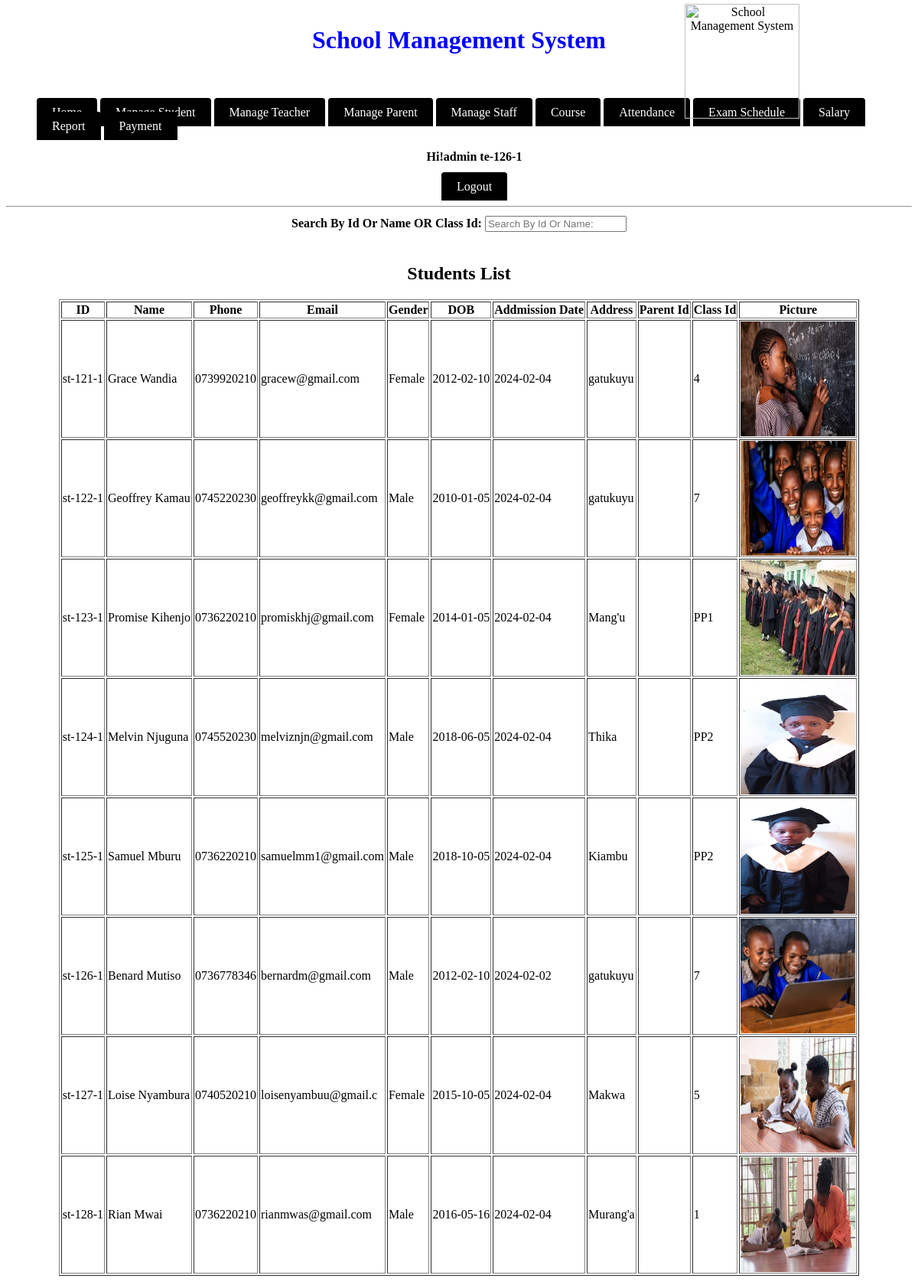
The page /module/teacher/viewStudent.php (signed in) on the database its author committed.
### tables this page shows
CREATE TABLE `students` (
  `id` varchar(20) NOT NULL,
  `name` varchar(20) NOT NULL,
  `password` varchar(20) NOT NULL,
  `phone` varchar(13) NOT NULL,
  `email` varchar(20) NOT NULL,
  `sex` varchar(7) NOT NULL,
  `dob` date NOT NULL,
  `addmissiondate` date NOT NULL,
  `address` varchar(50) NOT NULL,
  `parentid` varchar(20) NOT NULL,
  `classid` varchar(20) NOT NULL
);

### module/teacher/main.php (called while the page is built, shortened)
<?php
include_once('../../service/mysqlcon.php');
$check = $_SESSION['login_id'];
$conn = new mysqli($host, $username, $password, $db_name);
$result = $conn->query("SELECT name FROM teachers WHERE id='$check'");
if ($result->num_rows > 0) {
    $row = $result->fetch_assoc();
    $login_session = $loged_user_name = $row['name'];
} else {
    header("Location: ../../");
    exit();
}
?>

### module/teacher/viewStudent.php (the view, shortened to what this page needs)
<?php
include_once('main.php');
$sql = "SELECT * FROM students;";
$res= mysql_query($sql);
$string = "";
$images_dir = "../images/";
while($row = mysql_fetch_array($res)){
    $picname = $row['id'];
    $string .= '<tr><td>'.$row['id'].'</td><td>'.$row['name'].
    '</td><td>'.$row['phone'].'</td><td>'.$row['email'].
    '</td><td>'.$row['sex'].'</td><td>'.$row['dob'].
    '</td><td>'.$row['addmissiondate'].'</td><td>'.$row['address'].
    '</td><td>'.$row['parrentid'].'</td><td>'.$row['classid'].
    "</td><td><img src='".$images_dir.$picname.".jpg' alt='$picname' width='150' height='150'>".'</td></tr>';
}
?>
<html>
    <head>
		    <link rel="stylesheet" type="text/css" href="../../source/CSS/style.css">
		</head>
    <body>
			  <div class="header"><h1>School Management System</h1></div>
			  <div class="divtopcorner">
				    <img src="../../source/logo.jpg" height="150" width="150" alt="School Management System"/>
				</div>
			<br/><br/>
				<ul>
				    <li class="manulist">
						    <a class ="menulista" href="index.php">Home</a>
								<a class ="menulista" href="manageStudent.php">Manage Student</a>
								<a class ="menulista" href="index.php">Manage Teacher</a>
								<a class ="menulista" href="index.php">Manage Parent</a>
								<a class ="menulista" href="index.php">Manage Staff</a>
								<a class ="menulista" href="index.php">Course</a>
								<a class ="menulista" href="index.php">Attendance</a>
								<a class ="menulista" href="index.php">Exam Schedule</a>
								<a class ="menulista" href="index.php">Salary</a>
								<a class ="menulista" href="index.php">Report</a>
								<a class ="menulista" href="index.php">Payment</a>
								<div align="center">
								<h4>Hi!admin <?php echo $check." ";?></h4>
								<a class ="menulista" href="logout.php" onmouseover="changemouseover(this);" onmouseout="changemouseout(this,'<?php echo ucfirst($loged_user_name);?>');"><?php echo "Logout";?></a>
						</div>
								</li>
				</ul>
			  <hr/>
        <center>
            <table>
                <tr>
                    <td><b>Search By Id Or Name OR Class Id: </b></td>
                    <td><input type="text" name="searchId" placeholder="Search By Id Or Name:" onkeyup="getStudent(this.value);"></td>
                </tr>
            </table>
        </center>
        <br/>
        <center><h2>Students List</h2></center>
        <center>
            <table border="1" id='studentList'>
                <tr>
                    <th>ID</th>
                    <th>Name</th>
                    <th>Phone</th>
                    <th>Email</th>
                    <th>Gender</th>
                    <th>DOB</th>
                    <th>Addmission Date</th>
                    <th>Address</th>
                    <th>Parent Id</th>
                    <th>Class Id</th>
                    <th>Picture</th>
                </tr>
                <?php echo $string;?>
            </table>
        </center>
		</body>
</html>

### source/CSS/style.css (style rules this page uses)
.header h1 { color: blue; padding-bottom: 10px; margin-bottom: 0px; }
.divtopcorner { position:absolute; top:0px; right: 150px; color:black; text-align:center; padding:5px; }
.header { color:black; text-align:center; padding:5px; }
.manulist { display:inline; left:100px; }
.menulista { background-color: black; color: white; padding: 10px 20px; text-decoration: none; border-radius: 4px 4px 0 0; }

### rows shown on the page
students: id "st-121-1", name "Grace Wandia", phone "0739920210", email "gracew@gmail.com", sex "Female", dob "2012-02-10", addmissiondate "2024-02-04", address "gatukuyu", classid "4", id (picture)
students: id "st-122-1", name "Geoffrey Kamau", phone "0745220230", email "geoffreykk@gmail.com", sex "Male", dob "2010-01-05", addmissiondate "2024-02-04", address "gatukuyu", classid "7", id (picture)
students: id "st-123-1", name "Promise Kihenjo", phone "0736220210", email "promiskhj@gmail.com", sex "Female", dob "2014-01-05", addmissiondate "2024-02-04", address "Mang'u", classid "PP1", id (picture)
students: id "st-124-1", name "Melvin Njuguna", phone "0745520230", email "melviznjn@gmail.com", sex "Male", dob "2018-06-05", addmissiondate "2024-02-04", address "Thika", classid "PP2", id (picture)
students: id "st-125-1", name "Samuel Mburu", phone "0736220210", email "samuelmm1@gmail.com", sex "Male", dob "2018-10-05", addmissiondate "2024-02-04", address "Kiambu", classid "PP2", id (picture)
students: id "st-126-1", name "Benard Mutiso", phone "0736778346", email "bernardm@gmail.com", sex "Male", dob "2012-02-10", addmissiondate "2024-02-02", address "gatukuyu", classid "7", id (picture)
students: id "st-127-1", name "Loise Nyambura", phone "0740520210", email "loisenyambuu@gmail.c", sex "Female", dob "2015-10-05", addmissiondate "2024-02-04", address "Makwa", classid "5", id (picture)
students: id "st-128-1", name "Rian Mwai", phone "0736220210", email "rianmwas@gmail.com", sex "Male", dob "2016-05-16", addmissiondate "2024-02-04", address "Murang'a", classid "1", id (picture)

### other values the page prints
$check "te-126-1"
